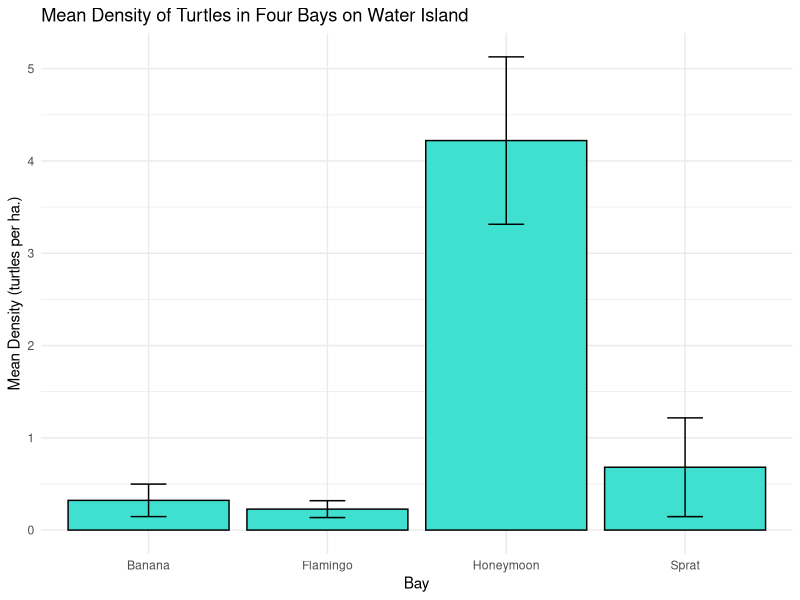

Write R code to recreate this figure. (Note: this script raises an error after producing the figure.)
## ---- chunk 1
#| echo: false
#| warning: false
#| message: false

library(tidyverse)


Turtles <- read.csv("../Turtle_densityV3.csv")

Turtles_long <- Turtles %>%
  pivot_longer(
    cols = starts_with("Density"),
    names_to = "Replicate",
    values_to = "Turtle.density"
  )

# Summary dataframe of the data

Turtle_summary <- Turtles_long %>%
  group_by(Bay) %>%
  summarise(
    MEAN_density  = mean(Turtle.density),
    SEM_density = sd(Turtle.density) / sqrt(length(Turtle.density))
  )
## ---- chunk 2
anova_result <- aov(Turtle.density ~ Bay, data = Turtles_long) 
summary(anova_result) 
## ---- chunk 3
TurtleResiduals <- rstandard(anova_result)

shapiro.test(TurtleResiduals)
## ---- chunk 4
bartlett.test(Turtle.density ~ Bay, data = Turtles_long) 
## ---- chunk 5
kruskal_test_result <- kruskal.test(Turtle.density ~ Bay, data = Turtles_long)
print(kruskal_test_result)
## ---- chunk 6
#| echo: false
ggplot(Turtle_summary, aes(x=Bay, y=MEAN_density)) +
  geom_bar(stat="identity", fill = "turquoise", color = "black") +
  geom_errorbar(aes(ymin=MEAN_density-SEM_density, ymax=MEAN_density+SEM_density), width=.2) + labs (title = "Mean Density of Turtles in Four Bays on Water Island", x = "Bay", y = "Mean Density (turtles per ha.)") + theme_minimal() 

## ---- chunk 7
#| echo: false
#| warning: false
#| message: false
#| fig-cap: "Getis-Ord gi* analysis turtle hotspot map"

knitr::include_graphics("../Turtle hotspots.jpg")
